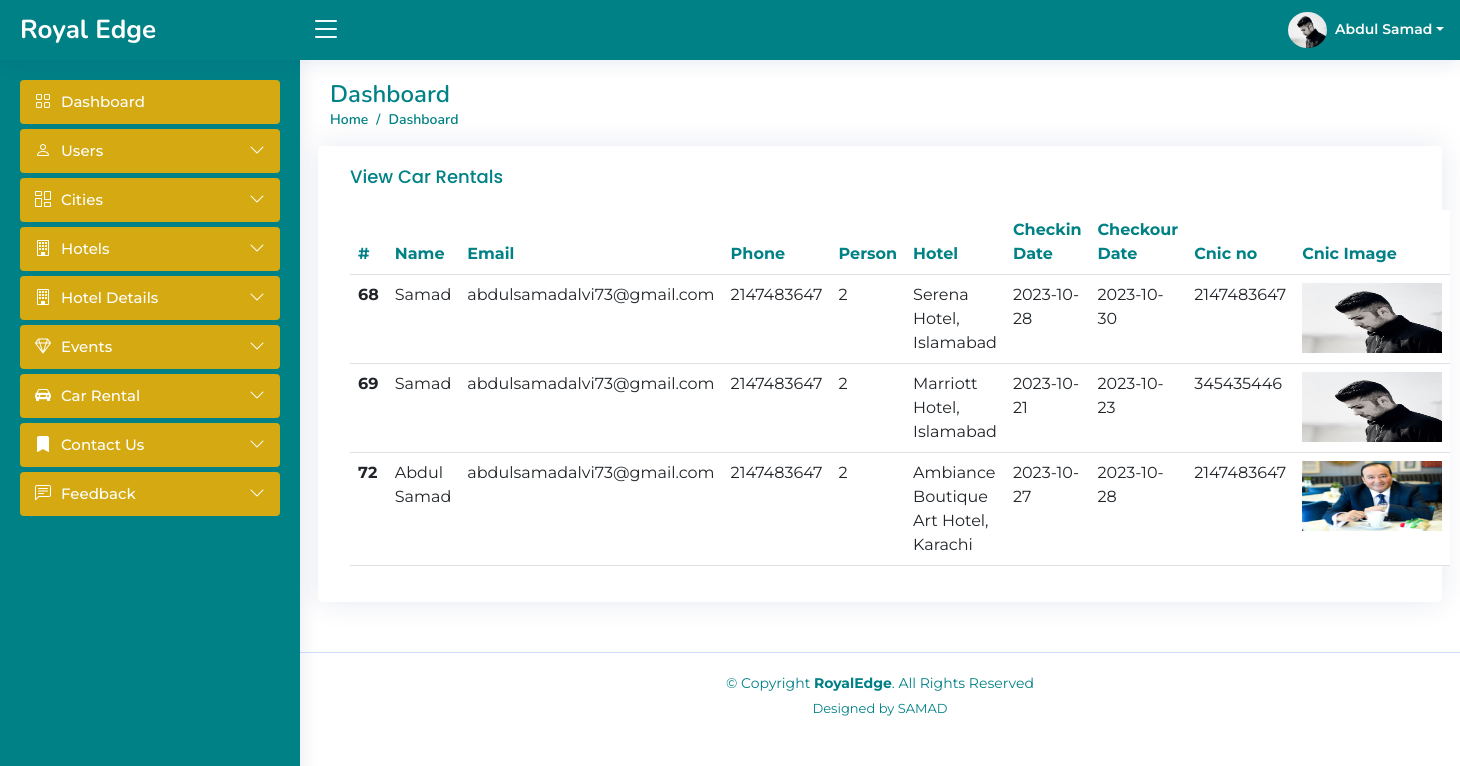
The page /Frontend/Admin/Dashboard/booked_hotel.php on the database its author committed.
### tables this page shows
CREATE TABLE `booked_hotel` (
  `id` int(11) NOT NULL,
  `name` varchar(50) NOT NULL,
  `email` varchar(50) NOT NULL,
  `phone` int(40) NOT NULL,
  `person` int(11) NOT NULL,
  `catagory` varchar(50) NOT NULL,
  `hotel` varchar(50) NOT NULL,
  `checkin_date` date NOT NULL,
  `checkout_date` date NOT NULL,
  `cnic_no` int(40) NOT NULL,
  `cnic_img` varchar(100) NOT NULL,
  `payment_method` varchar(20) NOT NULL,
  `user_id` int(11) DEFAULT NULL
);

### Frontend/Admin/Dashboard/booked_hotel.php (the view, shortened to what this page needs)
<!DOCTYPE html>
<html lang="en">
<head>
  <link href="assets/vendor/bootstrap/css/bootstrap.min.css" rel="stylesheet">
  <link href="assets/vendor/bootstrap-icons/bootstrap-icons.css" rel="stylesheet">
  <link href="assets/vendor/boxicons/css/boxicons.min.css" rel="stylesheet">
  <link href="assets/vendor/quill/quill.snow.css" rel="stylesheet">
  <link href="assets/vendor/quill/quill.bubble.css" rel="stylesheet">
  <link href="assets/vendor/remixicon/remixicon.css" rel="stylesheet">
  <link href="assets/vendor/simple-datatables/style.css" rel="stylesheet">
  <link href="assets/css/style.css" rel="stylesheet">
</head>
<body>
 <?php
  include('./header.php');
  ?>
  <?php
  include('./sidebar.php');
  ?>
  <main id="main" class="main">
    <div class="pagetitle">
      <h1>Dashboard</h1>
      <nav>
        <ol class="breadcrumb">
          <li class="breadcrumb-item"><a href="index.php">Home</a></li>
          <li class="breadcrumb-item active">Dashboard</li>
        </ol>
      </nav>
    </div>
    <section class="section dashboard">
      <div class="row">
        <div class="col-lg-12">
          <div class="row">
<div class="card">
  <div class="card-body">
    <h5 class="card-title">View Car Rentals</h5>
    <table class="table table-hover">
      <thead class="samad-dashborad-header">
        <tr>
          <th scope="col">#</th>
          <th scope="col">Name</th>
          <th scope="col">Email</th>
          <th scope="col">Phone</th>
          <th scope="col">Person</th>
          <th scope="col">Hotel</th>
          <th scope="col">Checkin Date</th>
          <th scope="col">Checkour Date</th>
          <th scope="col">Cnic no</th>
          <th scope="col">Cnic Image</th>
        </tr>
      </thead>
      <tbody>
      <?php
        $query = "SELECT * FROM booked_hotel";
        $query_run = mysqli_query($conn,$query);
        while($row = mysqli_fetch_assoc($query_run)){
        ?>
       <tr>
          <th scope="row"><?php echo $row['id'] ?></th>
          <td><?php echo $row['name'] ?></td>
          <td><?php echo $row['email'] ?></td>
          <td><?php echo $row['phone'] ?></td>
          <td><?php echo $row['person'] ?></td>
          <td><?php echo $row['hotel'] ?></td>
          <td><?php echo $row['checkin_date'] ?></td>
          <td><?php echo $row['checkout_date'] ?></td>
          <td><?php echo $row['cnic_no'] ?></td>
          <td><img src="../../../Frontend <?php echo $row['cnic_img'] ?>" alt="Image" height="70" width="140"></td>
        </tr>
        <?php
        }
       ?>
      </tbody>
    </table>
  </div>
</div>
          </div>
        </div>
      </div>
    </section>
  </main>
  <?php
  include('./footer.php');
  ?>
</body>
</html>

### Frontend/Admin/Dashboard/header.php (shortened to what this page needs)
 <header id="header" class="header fixed-top d-flex align-items-center">
<div class="d-flex align-items-center justify-content-between">
  <a href="index.php" class="logo d-flex align-items-center">
    <span class="d-none d-lg-block">Royal Edge</span>
  </a>
  <i class="bi bi-list toggle-sidebar-btn"></i>
</div>
<nav class="header-nav ms-auto">
  <ul class="d-flex align-items-center">
    <li class="nav-item dropdown pe-3">
      <a class="nav-link nav-profile d-flex align-items-center pe-0" href="#" data-bs-toggle="dropdown">
        <img src="../Dashboard//upload/feedbackimg.jpeg" alt="Profile" class="rounded-circle">
        <span class="d-none d-md-block dropdown-toggle ps-2">Abdul Samad</span>
      </a>
    </li>
  </ul>
</nav>
</header>

### Frontend/Admin/Dashboard/sidebar.php (shortened to what this page needs)
<aside id="sidebar" class="sidebar">
  <ul class="sidebar-nav" id="sidebar-nav">
    <li class="nav-item">
      <a class="nav-link " href="index.php">
        <i class="bi bi-grid"></i>
        <span>Dashboard</span>
      </a>
    </li>
    <li class="nav-item">
      <a class="nav-link collapsed" data-bs-target="#components-nav" data-bs-toggle="collapse" href="#">
        <i class="bi bi-person"></i><span>Users</span><i class="bi bi-chevron-down ms-auto"></i>
      </a>
    </li>
    <li class="nav-item">
      <a class="nav-link collapsed" data-bs-target="#forms-nav" data-bs-toggle="collapse" href="#">
        <i class="bi bi-columns-gap"></i><span>Cities</span><i class="bi bi-chevron-down ms-auto"></i>
      </a>
    </li>
    <li class="nav-item">
      <a class="nav-link collapsed" data-bs-target="#hotels-nav" data-bs-toggle="collapse" href="#">
        <i class="bi bi-building"></i><span>Hotels</span><i class="bi bi-chevron-down ms-auto"></i>
      </a>
    </li>
    <li class="nav-item">
      <a class="nav-link collapsed" data-bs-target="#tables-nav" data-bs-toggle="collapse" href="#">
        <i class="bi bi-building"></i><span>Hotel Details</span><i class="bi bi-chevron-down ms-auto"></i>
      </a>
    </li>
    <li class="nav-item">
      <a class="nav-link collapsed" data-bs-target="#events-nav" data-bs-toggle="collapse" href="#">
        <i class="bi bi-gem"></i><span>Events</span><i class="bi bi-chevron-down ms-auto"></i>
      </a>
    </li>
    <li class="nav-item">
      <a class="nav-link collapsed" data-bs-target="#car-nav" data-bs-toggle="collapse" href="#">
        <i class="bi bi-car-front-fill"></i><span>Car Rental</span><i class="bi bi-chevron-down ms-auto"></i>
      </a>
    </li>
    <li class="nav-item">
      <a class="nav-link collapsed" data-bs-target="#charts-nav" data-bs-toggle="collapse" href="#">
        <i class="bi bi-bookmark-fill"></i><span>Contact Us</span><i class="bi bi-chevron-down ms-auto"></i>
      </a>
    </li>
    <li class="nav-item">
      <a class="nav-link collapsed" data-bs-target="#feed-nav" data-bs-toggle="collapse" href="#">
        <i class="bi bi-chat-left-text"></i><span>Feedback</span><i class="bi bi-chevron-down ms-auto"></i>
      </a>
    </li>
  </ul>
</aside>

### Frontend/Admin/Dashboard/footer.php
<footer id="footer" class="footer">
  <div class="copyright">
    &copy; Copyright <strong><span>RoyalEdge</span></strong>. All Rights Reserved
  </div>
  <div class="credits">
      Designed by <a href="#">SAMAD</a>
  </div>
</footer>

### Frontend/Admin/Dashboard/assets/css/style.css (style rules this page uses)
:root { scroll-behavior: smooth; }
body { font-family: "Montserrat", sans-serif; }
a { color: #008186; text-decoration: none; }
h1, h2, h3, h4, h5, h6 { font-family: "Nunito", sans-serif; }
#main { margin-top: 60px; padding: 20px 30px; transition: all 0.3s; }
.pagetitle { margin-bottom: 10px; }
.pagetitle h1 { font-size: 24px; margin-bottom: 0; font-weight: 600; color: #008186; }
.card { margin-bottom: 30px; border: none; border-radius: 5px; box-shadow: 0px 0 30px rgba(1, 41, 112, 0.1); }
.card-title { padding: 20px 0 15px 0; font-size: 18px; font-weight: 500; color: #008186; font-family: "Poppins", sans-serif; }
.table .samad-dashborad-header th { color: #008186; }
.card-body { padding: 0 20px 20px 20px; }
.breadcrumb { font-size: 14px; font-family: "Nunito", sans-serif; color: #899bbd; font-weight: 600; }
.breadcrumb a { color: #008186; transition: 0.3s; }
.breadcrumb .breadcrumb-item::before { color: #008186; }
.breadcrumb .active { color: #008186; font-weight: 600; }
.logo { line-height: 1; }
@media (min-width: 1200px) { .logo { width: 280px; } }
.logo span { font-size: 26px; font-weight: 700; color:white; font-family: "Nunito", sans-serif; }
.header { transition: all 0.5s; z-index: 997; height: 60px; box-shadow: 0px 2px 20px rgba(1, 41, 112, 0.1); background-color: #008186; padding-left: 20px; }
.header .toggle-sidebar-btn { font-size: 32px; padding-left: 10px; cursor: pointer; color: white; }
.header-nav ul { list-style: none; }
.header-nav>ul { margin: 0; padding: 0; }
.header-nav .nav-profile { color: white; }
.header-nav .nav-profile img { max-height: 36px; }
.header-nav .nav-profile span { font-size: 14px; font-weight: 600; }
.sidebar { position: fixed; top: 60px; left: 0; bottom: 0; width: 300px; z-index: 996; transition: all 0.3s; padding: 20px; overflow-y: auto; scrollbar-width: thin; scrollbar-color: #E1A140 transparent; box-shadow: 0px 0px 20px rgba(1, 41, 112, 0.1); background-color: #008186; }
@media (min-width: 1200px) { #main, #footer { margin-left: 300px; } }
.sidebar-nav { padding: 0; margin: 0; list-style: none; }
.sidebar-nav li { padding: 0; margin: 0; list-style: none; }
.sidebar-nav .nav-item { margin-bottom: 5px; }
.sidebar-nav .nav-link { display: flex; align-items: center; font-size: 15px; font-weight: 500; color: white; transition: 0.3; background: #f6f9ff; padding: 10px 15px; border-radius: 4px; background-color: #D5A911; }
.sidebar-nav .nav-link i { font-size: 16px; margin-right: 10px; color: white; }
.sidebar-nav .nav-link.collapsed { color: white; background: #D5A911; }
.sidebar-nav .nav-link.collapsed i { color: white; }
.sidebar-nav .nav-link .bi-chevron-down { margin-right: 0; transition: transform 0.2s ease-in-out; }
.footer { padding: 20px 0; font-size: 14px; transition: all 0.3s; border-top: 1px solid #cddfff; }
.footer .copyright { text-align: center; color: #008186; }
.footer .credits { padding-top: 5px; text-align: center; font-size: 13px; color: #008186; }

### rows shown on the page
booked_hotel: id "68", name "Samad", email "abdulsamadalvi73@gmail.com", phone "2147483647", person "2", hotel "Serena Hotel, Islamabad", checkin_date "2023-10-28", checkout_date "2023-10-30", cnic_no "2147483647", cnic_img (picture)
booked_hotel: id "69", name "Samad", email "abdulsamadalvi73@gmail.com", phone "2147483647", person "2", hotel "Marriott Hotel, Islamabad", checkin_date "2023-10-21", checkout_date "2023-10-23", cnic_no "345435446", cnic_img (picture)
booked_hotel: id "72", name "Abdul Samad", email "abdulsamadalvi73@gmail.com", phone "2147483647", person "2", hotel "Ambiance Boutique Art Hotel, Karachi", checkin_date "2023-10-27", checkout_date "2023-10-28", cnic_no "2147483647", cnic_img (picture)
